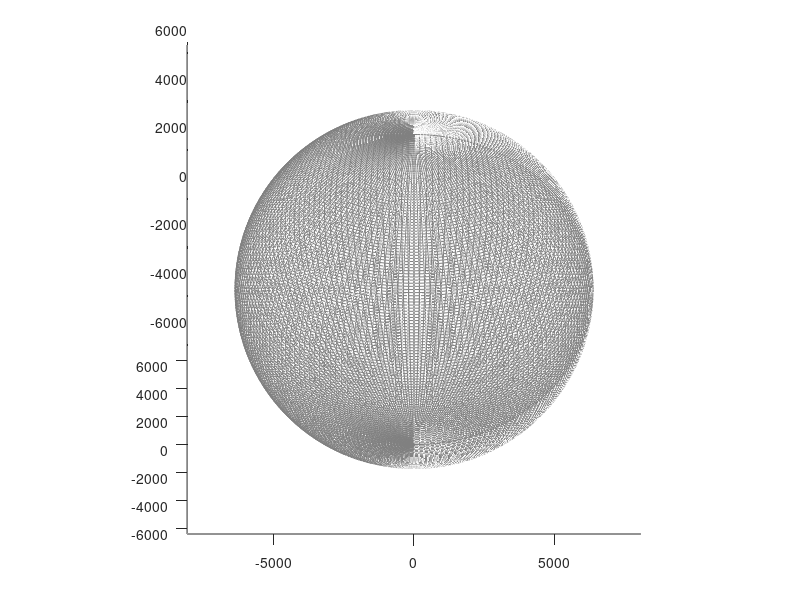

Recreate this plot in MATLAB. (Note: this script raises an error after producing the figure.)
function earth_example

%% Textured 3D Earth example
%
% Ryan Gray
% 8 Sep 2004
% Revised 9 March 2006, 31 Jan 2006, 16 Oct 2013

%% Options

npanels = 180;   % Number of globe panels around the equator deg/panel = 360/npanels
alpha   = 1; % globe transparency level, 1 = opaque, through 0 = invisible
%GMST0 = []; % Don't set up rotatable globe (ECEF)
GMST0 = 4.89496121282306; % Set up a rotatable globe at J2000.0

% Earth texture image
% Anything imread() will handle, but needs to be a 2:1 unprojected globe
% image.

image_file = 'http://upload.wikimedia.org/wikipedia/commons/thumb/c/cd/Land_ocean_ice_2048.jpg/1024px-Land_ocean_ice_2048.jpg';

% Mean spherical earth

erad    = 6378; % equatorial radius (meters)
prad    = 6378; % polar radius (meters)

%% Create figure

% Turn off the normal axes

set(gca, 'NextPlot','add', 'Visible','off');

axis on
axis equal;
axis auto;

% Set initial view

view(0,30);

axis vis3d;

%% Create wireframe globe

% Create a 3D meshgrid of the sphere points using the ellipsoid function

[x, y, z] = ellipsoid(0, 0, 0, erad, erad, prad, npanels);

globe = surf(x, y, -z, 'FaceColor', 'none', 'EdgeColor', 0.5*[1 1 1]);

if ~isempty(GMST0)
    hgx = hgtransform;
    set(hgx,'Matrix', makehgtform('zrotate',GMST0));
    set(globe,'Parent',hgx);
end

%% Texturemap the globe

% Load Earth image for texture map

cdata = imread(image_file);

% Set image as color data (cdata) property, and set face color to indicate
% a texturemap, which Matlab expects to be in cdata. Turn off the mesh edges.

set(globe, 'FaceColor', 'texturemap', 'CData', cdata, 'FaceAlpha', alpha, 'EdgeColor', 'none');

